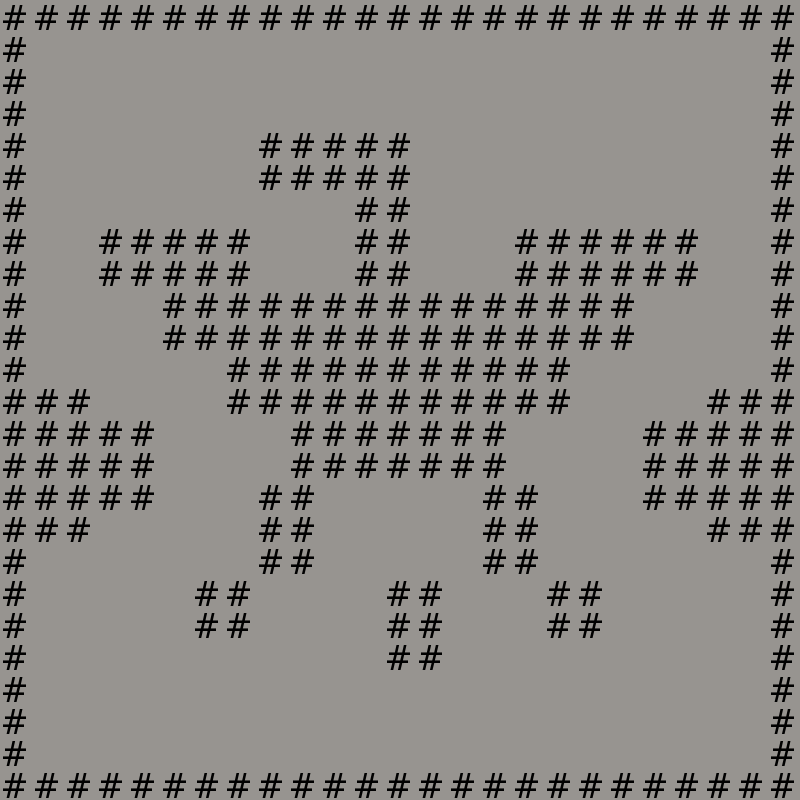

Below is a game level as drawn by its tile map, then a one-line description and the .tmx that defines it (tile-layer data replaced by summaries):
An orthogonal 25x25 tile map with 32x32 px tiles, 1 tile layer (Tile Layer 1), 6 tilesets and 5 objects (tank1, tank2, player).

<map version="1.0" orientation="orthogonal" width="25" height="25" tilewidth="32" tileheight="32">
 <tileset firstgid="1" name="tankv2" tilewidth="32" tileheight="32">
  <image source="tankv2.png" width="32" height="32" />
 </tileset>
 <tileset firstgid="2" name="roadv2" tilewidth="32" tileheight="32">
  <image source="roadv2.png" width="32" height="32" />
 </tileset>
 <tileset firstgid="3" name="playerv2" tilewidth="32" tileheight="32">
  <image source="playerv2.png" width="32" height="32" />
 </tileset>
 <tileset firstgid="4" name="wallv2" tilewidth="32" tileheight="32">
  <image source="wallv2.png" width="32" height="32" />
 </tileset>
 <tileset firstgid="5" name="szczalv2" tilewidth="32" tileheight="32">
  <image source="szczalv2.png" width="32" height="32" />
 </tileset>
 <tileset firstgid="6" name="bulletpv2" tilewidth="32" tileheight="32">
  <image source="bulletpv2.png" width="32" height="32" />
 </tileset>
 <layer name="Tile Layer 1" width="25" height="25">
  <data>[625 cells, 625 non-empty, 2 distinct tile ids]</data>
 </layer>
 <objectgroup name="tanks" width="25" height="25">
  <object name="tank1" gid="1" x="32" y="768" />
  <object name="tank2" gid="1" x="736" y="64" />
  <object gid="1" x="672" y="672" />
  <object gid="1" x="384" y="544" />
 </objectgroup>
 <objectgroup name="players" width="25" height="25">
  <object name="player" gid="3" x="448" y="160" />
 </objectgroup>
 <objectgroup name="bullets" width="25" height="25" />
</map>